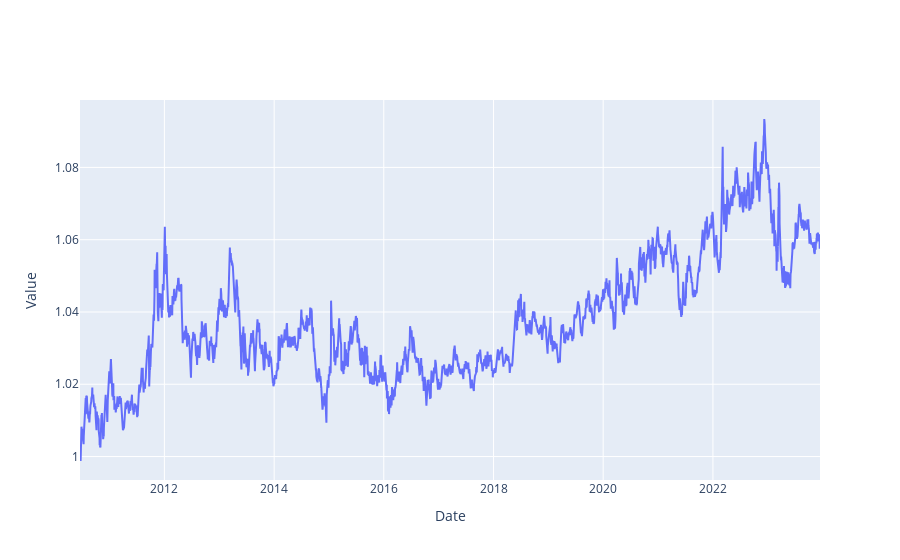

Here is the notebook cell this chart was saved with:
### Code cell
u.plot_plotly(data)

### Figure 1 — Plotly figure (JSON) as saved in the notebook; plotly's stock layout.template omitted (floating-point values rounded to 4 significant figures; data arrays with more than 128 entries replaced by an {"elided": "..."} marker saying what was removed)
{"data": [{"mode": "lines", "type": "scatter", "x": {"elided": "3321 str values"}, "y": {"elided": "3321 float values"}}], "layout": {"title": {}, "xaxis": {"title": {"text": "Date"}}, "yaxis": {"title": {"text": "Value"}}}}
